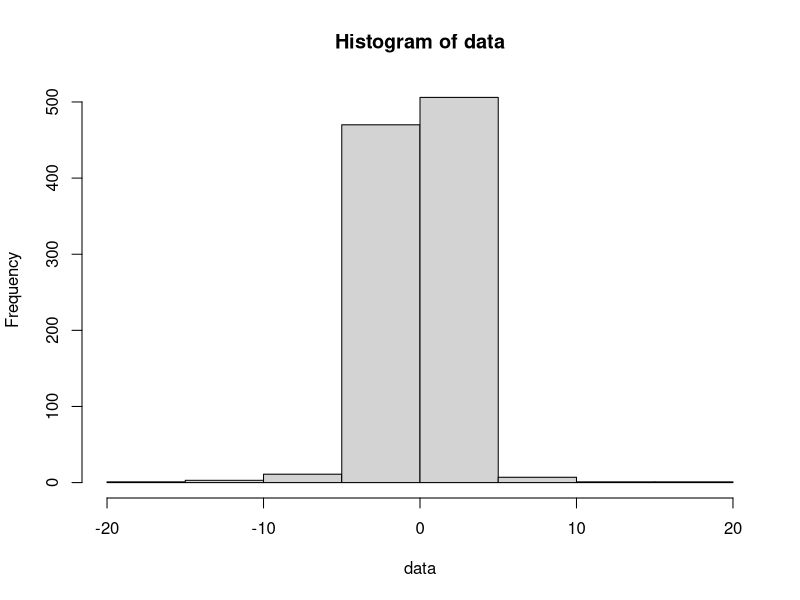
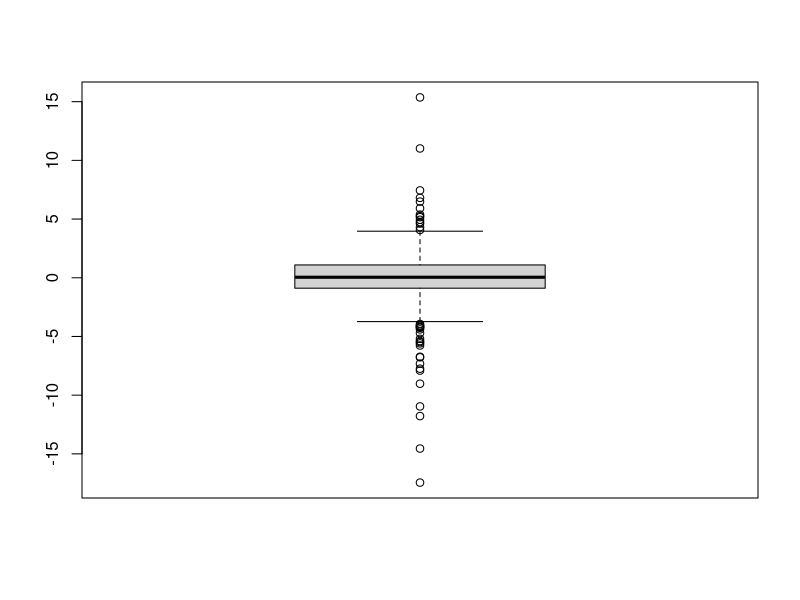

Source code (R) for these figures, in order: (Note: this script raises an error after producing the figures.)
## ---- chunk 1
seed  = 100
B     = 1000
alpha = 0.1

### One dimensional
###    H0: median(data)=0 vs. H1: median(data)!=0 
data = stabledist::rstable(1000,1.8,0)
hist(data)
boxplot(data)

library(pbapply)
library(parallel)
set.seed(seed)
T0      = median(data)
T_boot  = numeric(B)
cl      = makeCluster(2)
wrapper = function(dummy){T_boot = median(sample(data, replace=T))}
clusterExport(cl=cl, list('data'))
T_boot  = pbsapply(T_boot, wrapper, cl=cl)

# Confidence Interval
right_quantile = quantile(T_boot, 1-alpha/2)
left_quantile  = quantile(T_boot, alpha/2)
CI = c(T0-(right_quantile-T0), T0, T0-(left_quantile-T0))
CI
plot(ecdf(T_boot))
abline(v=CI, col='red')

# P-value
alpha_grid = seq(0.001, 0.5, length.out=100)
CI_calc = function(alpha){
  right_quantile = quantile(T_boot, 1-alpha/2)
  left_quantile  = quantile(T_boot, alpha/2)
  CI = c(T0-(right_quantile-T0), T0-(left_quantile-T0))
  names(CI) = c('lwr','upr')
  return(CI)
}

CI_list = pblapply(alpha_grid, CI_calc)
CI_mat  = dplyr::bind_rows(CI_list)
check   = CI_mat[,1]>0 | CI_mat[,2]<0
(alpha_grid[check])[1]   # <- p-value
